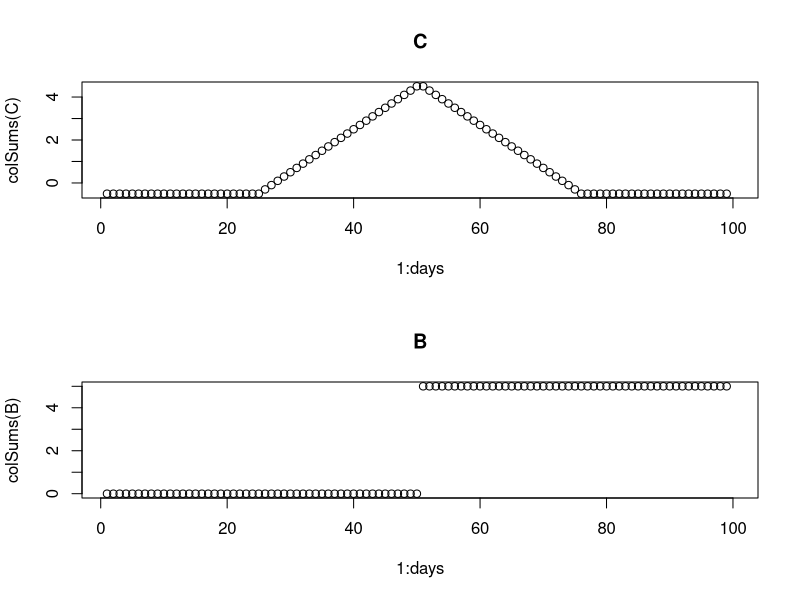
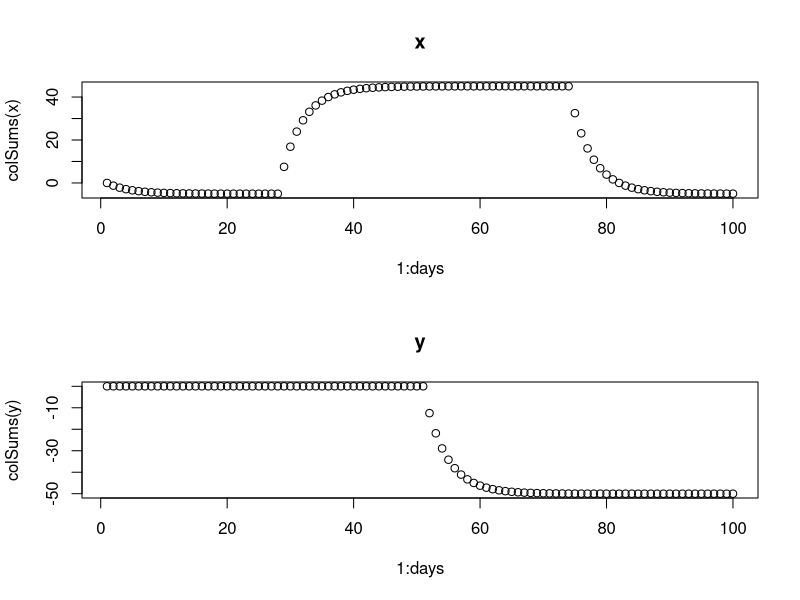
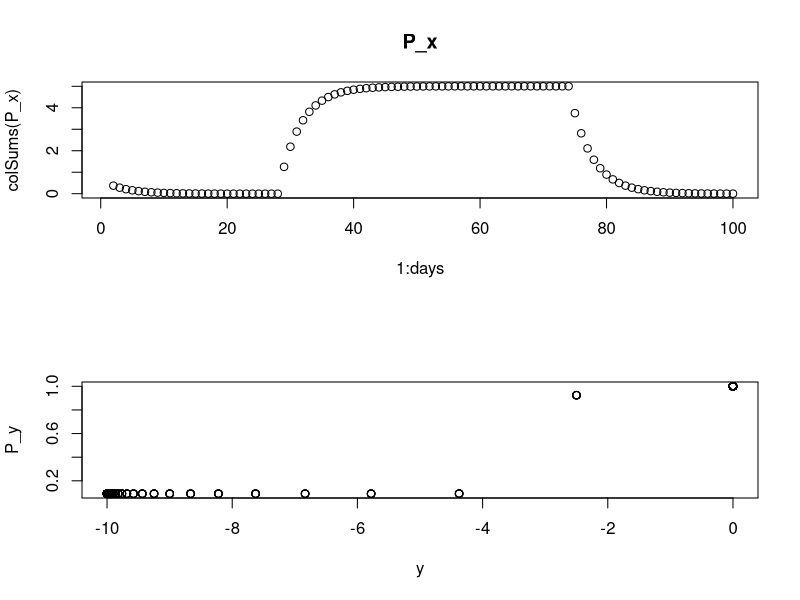
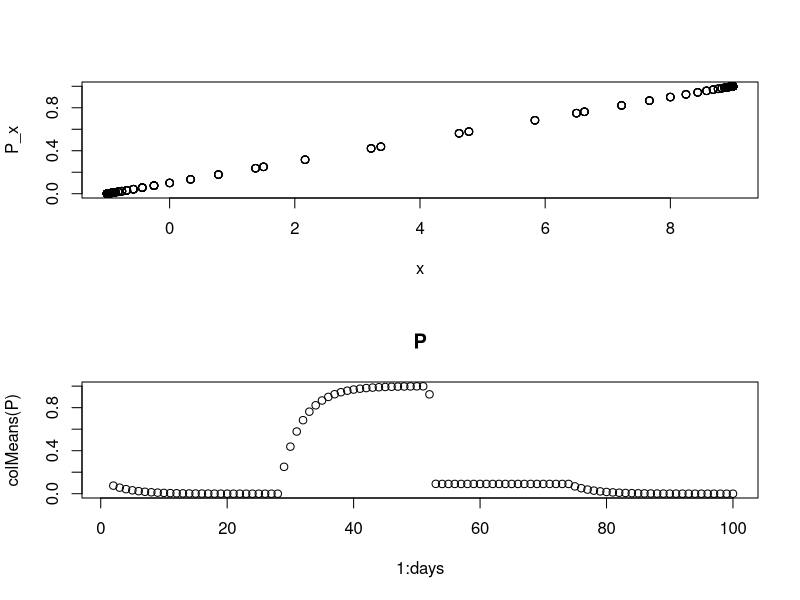

These figures' R source, in order:
# testing get_smart function using "separate x terms for fish and hunt" bits
# Jan 2024

seals <- 5
days <- 100

w <- 0.1
ymin <- -10
ymax <- 0
xmin <- -1
xmax <- 9
steepness <- 5
threshold <- -3

Pf <- array(dim = c(seals, days), data = rep(0.1, seals * days))
Pd <- array(dim = c(seals, days), data = rep(0.1, seals * days))
x <- array(dim = c(seals, days), data = rep(0, seals * days))
y <- array(dim = c(seals, days), data = rep(0, seals * days))
C <- array(dim = c(seals, days), data = rep(NA, seals * days))
B <- array(dim = c(seals, days), data = rep(NA, seals * days))
P_x <- array(dim = c(seals, days), data = rep(NA, seals * days))
P_y <- array(dim = c(seals, days), data = rep(NA, seals * days))
P <- array(dim = c(seals, days), data = rep(NA, seals * days))

salmon <- array(dim = c(days), data = c(rep(0, days/4), seq_len(days/4), rev(seq_len(days/4)), rep(0, days/4)))
hunting <- array(dim = c(days), data = c(rep(0, days/2), rep(1, days/2)))
satiation <- max(salmon)

for(i in 1:(days-1)){
  for(seal in 1:seals){
    C[seal, i] <- salmon[i]/satiation - w
    if(C[seal, i] > 0){
      d_x <- 0.25*(xmax - x[seal, i])
    } else if(C[seal, i] < 0){
      d_x <- 0.25*(xmin - x[seal, i])
    } else {d_x <- 0}
    x[seal, i+1] <- x[seal, i] + d_x
    P_x[seal, i+1] <- x[seal, i+1] * 0.1 + 0.1
    
    B[seal, i] <- hunting[i]
    if(B[seal, i] == 0){
      d_y <- 0.25*(ymax - y[seal, i])
    } else if(B[seal, i] > 0){
      d_y <- 0.25*(ymin - y[seal, i])
    }
    y[seal, i+1] <- y[seal, i] + d_y
    
    P_y[seal, i+1] <- 1-(1/(1.1 + exp(-steepness * (threshold - y[seal, i+1]))))
    
    P[seal, i+1] <- P_y[seal, i+1] * P_x[seal, i+1]
  }
}

par(mfrow = c(2, 1))
plot(1:days, colSums(C), main = "C")
plot(1:days, colSums(B), main = "B")
plot(1:days, colSums(x), main = "x")
plot(1:days, colSums(y), main = "y")
plot(1:days, colSums(P_x), main = "P_x")
plot(y, P_y)
plot(x, P_x)
plot(1:days, colMeans(P), main = "P")

